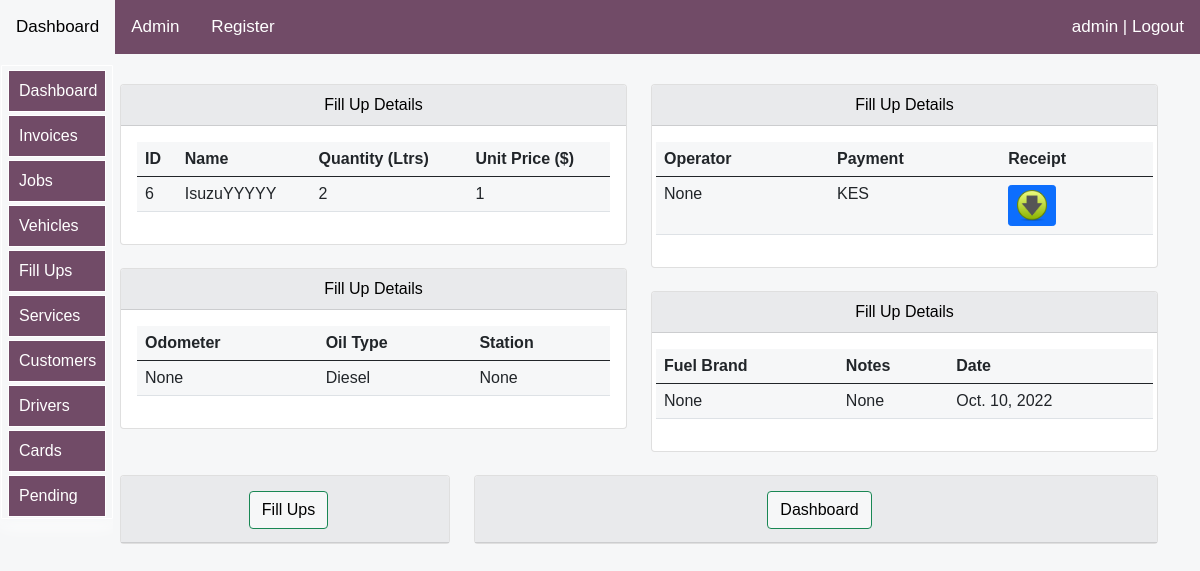
Screenshot of /logistics/fill-ups-details/6/ (signed in) with the database file from the repository.
### logistics/models.py (models this page shows, shortened)
class AlwenFillUpsModel(models.Model):
    vehicle=models.ForeignKey(AlwenVehiclesModel,on_delete=models.SET_NULL,blank=False,null=True)
    card=models.ForeignKey(CardsModel,on_delete=models.SET_NULL,blank=True,null=True)
    operator=models.ForeignKey(AlwenDriversModel,on_delete=models.SET_NULL,blank=True,null=True)
    date=models.DateField(blank=True,null=True,auto_now=True)
    odometer=models.IntegerField(blank=True,null=True)
    quantity=models.IntegerField(blank=False,null=False)
    unit_price=models.IntegerField(blank=False,null=False)
    oil_type= models.CharField(max_length=25, blank=True, null=True,choices=oil_options)
    station= models.CharField(max_length=25, blank=True, null=True)
    payment= models.CharField(max_length=25, blank=True, null=True,choices=payment_options)
    receipt=models.FileField(upload_to='myfiles/',blank=True,null=True)
    fuel_brand= models.CharField(max_length=25, blank=True, null=True)
    notes=models.CharField(blank=True,null=True,max_length=20)

class AlwenVehiclesModel(models.Model):
    vehicle_image=models.ImageField(upload_to='logistics/images/vehicles/%Y/',null=True, blank=True)#save according to year
    vehicle_name = models.CharField(max_length=30, blank=True, null=True)
    vehicle_make = models.CharField(max_length=30, blank=True, null=True)
    vehicle_model = models.CharField(max_length=30, blank=True, null=True)
    year = models.CharField(max_length=30, blank=True, null=True)
    starting_odometer = models.IntegerField(default=0,blank=True,null=True)
    primary_meter = models.CharField(max_length=30, blank=True, null=True,choices=primary_meter_options,default='Kilometers')
    vehicle_type = models.CharField(max_length=30, blank=True, null=True,choices=vehicle_type_options)
    vehicle_status = models.CharField(max_length=30, blank=True, null=True,choices=vehicle_status_options)
    mydocument=models.FileField(upload_to='myfiles/',null=True, blank=True)
    oil_type= models.CharField(max_length=30, blank=True, null=True,choices=oil_options)
    oil_capacity=models.CharField(blank=True,null=True,max_length=30)
    operator=models.ForeignKey(AlwenDriversModel,on_delete=models.SET_NULL,blank=True,null=True)
    fuel_usage= models.IntegerField(null=True, blank=True,default=0)
    comments=models.CharField(blank=True,null=True,max_length=30)
    date=models.DateField(blank=True,null=True,auto_now_add=True)
    def __str__(self):
    	return str(self.vehicle_name)# this will show up in the admin area

### logistics/views.py (the view)
# urls.py: path('fill-ups-details/<str:pk>/', views.alwen_fillups_details, name="alwen_fillups_details"),
@login_required(login_url='login:loginpage')
def alwen_fillups_details(request,pk):
    fillup=AlwenFillUpsModel.objects.get(id=pk)
    title="Fill Up Details"
    context={
        "title":title,
        "fillup":fillup,
    }
    return render(request,'logistics/fillups-details.html',context)

### logistics/templates/logistics/fillups-details.html (shortened to what this page needs)
{% extends 'bases/base.html'%}
{% load static %}
{% load crispy_forms_tags %}
{% block style %}
<link href="{% static 'css/bootstrap.min.css' %}" rel="stylesheet">
<link rel="stylesheet" href="https://use.fontawesome.com/releases/v5.15.2/css/all.css"
>
   {%endblock%}
   {% block body %}
<div class="container">
  <div class="row mt-4">
    <div class="col-md-6">
        <div class="card">
            <div id="allif-section-headers" class="card-header ">
              Fill Up Details
            </div>
            <div class="card-body">
              <table class="table table-hover">
                  <thead>
                    <tr>
                      <th scope="col">ID</th>
                      <th scope="col">Name</th>
                      <th scope="col">Quantity (Ltrs)</th>
                      <th scope="col">Unit Price ($)</th>
                    </tr>
                  </thead>
                  <tbody>
                    <tr>
                        <td>{{fillup.id}}</td>
                        <td>{{fillup.vehicle}}</td>
                        <td>{{fillup.quantity}}</td>
                        <td>{{fillup.unit_price}}</td>
                      </tr>
                  </tbody>
                </table>
            </div>
        </div>
        <br>
        <div class="card">
          <div id="allif-section-headers" class="card-header ">
        Fill Up Details
          </div>
          <div class="card-body">
            <table class="table table-hover">
                <thead>
                  <tr>
                    <th scope="col">Odometer</th>
                    <th scope="col">Oil Type</th>
                    <th scope="col">Station</th>
                  </tr>
                </thead>
                <tbody>
                  <tr>
                      <td>{{fillup.odometer}}</td>
                      <td>{{fillup.oil_type}}</td>
                      <td>{{fillup.station}}</td>
                    </tr>
                </tbody>
              </table>
          </div>
      </div>
     <br>
    </div>
    <div class="col-md-6">
        <div class="card">
            <div id="allif-section-headers" class="card-header ">
                Fill Up Details
            </div>
            <div class="card-body">
                <div class="row">
                   <table class="table table-hover">
                    <thead>
                      <tr>
                        <th scope="col">Operator</th>
                        <th scope="col">Payment</th>
                        <th scope="col">Receipt</th>
                      </tr>
                    </thead>
                    <tbody>
                      <tr>
                          <td>{{fillup.operator}}</td>
                          <td>{{fillup.payment}}</td>
                          <td>
                            {% if fillup.receipt %}
                            <a href="{{fillup.receipt.url }}" class="btn btn-primary btn-sm" target="_blank" >
                               <img src="{% static 'images/download.png'%}" width="30">
                               {% else %}
                               No Receipt<img src="{% static 'images/download.png'%}" width="30">
                            </a></td>
                        {% endif %}
                        </tr>
                    </tbody>
                  </table>
                </div>
            </div>
        </div>
        <br>
        <div class="card">
          <div id="allif-section-headers" class="card-header ">
          Fill Up Details
          </div>
          <div class="card-body">
              <div class="row">
                 <table class="table table-hover">
                  <thead>
                    <tr>
                      <th scope="col">Fuel Brand</th>
                      <th scope="col">Notes</th>
                      <th scope="col">Date</th>
                    </tr>
                  </thead>
                  <tbody>
                    <tr>
                        <td>{{fillup.fuel_brand}}</td>
                        <td>{{fillup.notes}}</td>
                        <td>{{fillup.date}}</td>
                      </tr>
                  </tbody>
                </table>
              </div>
          </div>
      </div>
      <br>
</div>
</div>
    <div class="row mt-12" >
        <div class="col-md-4">
            <div class="card">
                <div id="allif-section-headers" class="card-header ">
                  <a  href="{% url 'logistics:fill_ups' %}">
                    <button id="allif-link-buttons" type="button" class="btn btn-success mybuttonlinks" >
                    Fill Ups</button></a>
                </div>
            </div>
        </div>
    <div class="col-md-8">
        <div class="card">
            <div id="allif-section-headers" class="card-header">
              <a  href="{% url 'logistics:logistics-dashboard' %}">
                <button id="allif-link-buttons" type="button" class="btn btn-success mybuttonlinks" >
                Dashboard</button></a>
            </div>
        </div></div></div>
</div>
   {% endblock %}

### logistics/templates/bases/log-topnavbar.html (shortened to what this page needs)
    <div class="topnav" id="myTopnav">
      <a  href="{% url 'logistics:logistics-dashboard' %}">Dashboard </a>
      {% if request.user.is_superuser %}
      <a href="/admin">Admin</a>
      <a href="{% url 'login:registerpage' %}">Register</a>
      {% endif %}
    {% if user.is_authenticated %}
    <a href="{% url 'login:logout' %}" style="float: right;">{{user}} | Logout</a>
            {% else %}
            <a href="{% url 'login:loginpage' %}" style="float: right;">Login</a>
        {% endif %}
    </div>

### logistics/templates/logistics/fillups-details.html (style rules this page uses)
body { font-size: 2rem; opacity: 1; position:sticky; overflow: auto; text-align: left; max-width: 100%; background-color: #F6F7F8; margin: auto; padding: auto; }
.container { background-color: #F6F7F8; }
table { background-color: #F6F7F8; }
.mybuttonlinks { margin-top: 7px; margin-left: 7px; margin-bottom: 5px; }
#allif-section-headers { background-color: #e9eaec; color: black; font-size: 16px; text-align: center; }
#allif-link-buttons { background-color: #F6F7F8; color: black; }
a:link { text-decoration: none; }
@media screen and (min-width:1000px) and (max-width:2000px) { .container { margin-top: 10px; display: block; font-size: 0.95rem; margin-left:auto ; margin-right: auto; margin: auto; padding-left: 90px; } }

### logistics/templates/bases/log-topnavbar.html (style rules this page uses)
body { margin: 0; font-family: Arial, Helvetica, sans-serif; }
.topnav { background-color: #714b67;; position: fixed; width: 100%; z-index:10; overflow:auto; margin-right: 0; right: 0; color: white; }
.topnav a { float: left; display: block; color: white; text-align: center; padding: 14px 16px; text-decoration: none; font-size: 17px; }

### logistics/templates/bases/log-sidenavbar.html (style rules this page uses)
:root { --sidebar_font_size:1.0rem; }

### rows the page displays
AlwenFillUpsModel: id "6", vehicle "IsuzuYYYYY", quantity "2", unit_price "1", odometer "None", oil_type "Diesel", station "None", operator "None", payment "KES", fuel_brand "None", notes "None", date "Oct. 10, 2022"

### other values shown
{{ user }} "admin"
